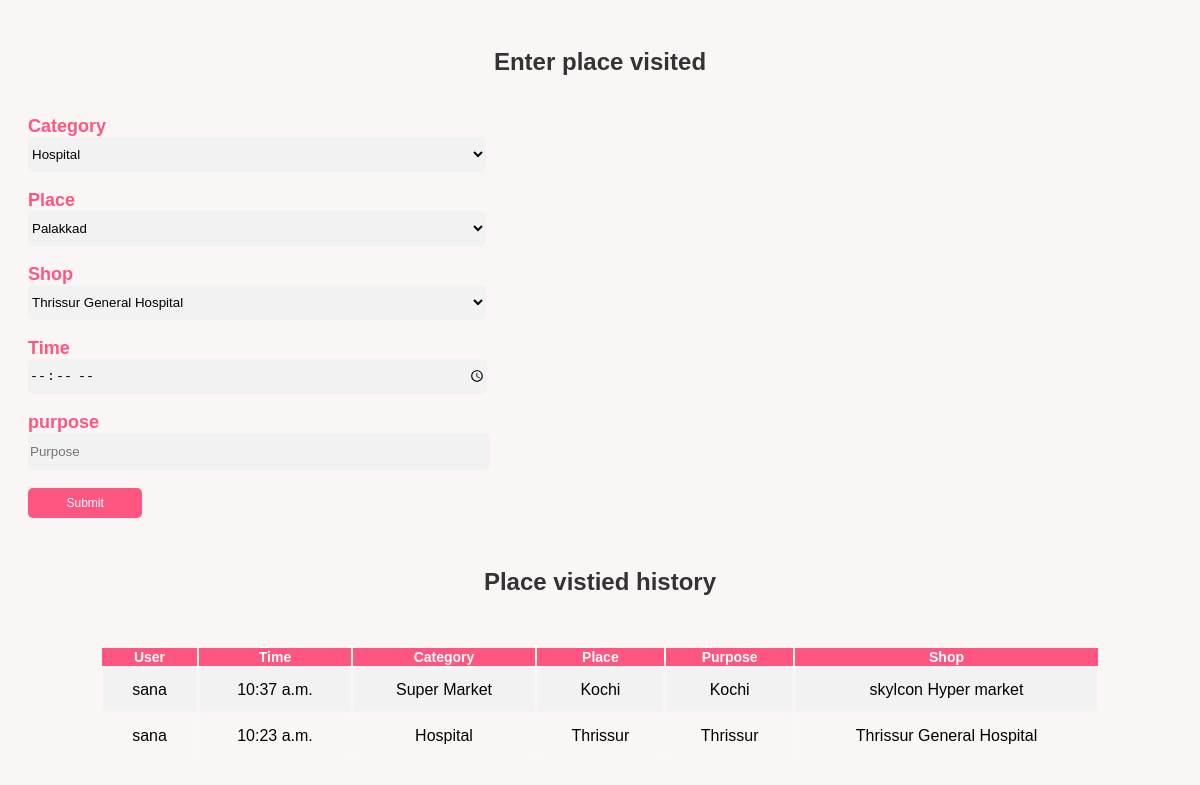
Page /locationapp/place_visit/ (signed in) on the committed database.
### locationapp/models.py (models this page shows, shortened)
class Place_visited(models.Model):
    user = models.ForeignKey(CustomUser,on_delete=models.CASCADE, null=True)
    time = models.TimeField()
    purpose  = models.CharField(max_length=100)
    category = models.ForeignKey(CategoryDb,on_delete=models.CASCADE, null=True)
    place = models.ForeignKey(PlaceDb,on_delete=models.CASCADE, null=True)
    shop = models.ForeignKey(ShopDb, on_delete=models.CASCADE,null=True)

class CustomUser(AbstractUser):
    phone = models.IntegerField(null=True)

class CategoryDb(models.Model):
    categoryname = models.CharField(max_length=100)
    def __str__(self):
        return self.categoryname

class PlaceDb(models.Model):
    place_name = models.CharField(max_length=100)
    def __str__(self):
        return self.place_name

class ShopDb(models.Model):
    shop_name= models.CharField(max_length=100)
    description = models.CharField(max_length=100)
    longitude = models.FloatField()
    latitude = models.FloatField()
    email = models.EmailField(max_length=100, null=True, blank=True)
    phone = models.IntegerField()
    remark = models.CharField(max_length=100)
    category_name = models.ForeignKey(CategoryDb,on_delete=models.CASCADE,null=True)
    place = models.ForeignKey(PlaceDb,on_delete=models.CASCADE, null=True)
    shopimage = models.ImageField(upload_to="images", null=True, blank=True)
    def __str__(self):
        return self.shop_name

### locationapp/views.py (the view)
# urls.py: path('place_visit/',views.place_visit, name="place_visit"),
@login_required
def place_visit(req):
    pla = PlaceDb.objects.all()
    cate = CategoryDb.objects.all()
    shop = ShopDb.objects.all()
    place_visits = Place_visited.objects.filter(user=req.user).order_by('-time')
    return render(req,"placevisited.html",{'place_visits':place_visits,'pla':pla,'cate':cate,'shop':shop})

### locationapp/templates/placevisited.html (shortened to what this page needs)
<!DOCTYPE html>
<html lang="en">
<head>
</head>
<body>
    <div class="containers">
    <h2>Enter place visited </h2>
    <form method="post" action="{% url 'visit' %}">
        <label>Category</label><br>
        <select name="cname">
            {% for i in cate %}
            <option>{{i.categoryname}}</option>
            {% endfor %}
        </select><br><br>
        <label>Place</label><br>
        <select name="pname">
            {% for i in pla %}
            <option>{{i.place_name}}</option>
            {% endfor %}
        </select><br><br>
        <label>Shop</label><br>
        <select name="sname">
            {% for i in shop %}
            <option>{{i.shop_name}}</option>
            {% endfor %}
        </select><br><br>
        <label>Time</label><br>
        <input type="time" name="time" placeholder="Time" required><br><br>
        <label>purpose</label><br>
        <input type="text" name="pur" placeholder="Purpose" required><br><br>
        <button type="submit">Submit</button>
    </form>
    </div>
    <div class="container">
    <h2>Place vistied history</h2>
<table>
    <th>User</th>
    <th>Time</th>
    <th>Category</th>
    <th>Place</th>
    <th>Purpose</th>
    <th>Shop</th>
    {% if place_visits %}
    {% for i in place_visits %}
    <tr>
    <td>{{i.user}}</td>
    <td>{{i.time}}</td>
    <td>{{i.category}}</td>
    <td>{{i.place}}</td>
    <td>{{i.purpose}}</td>
    <td>{{i.shop}}</td>
    </tr>
    {% endfor %}
    {% else %}
    <tr>
        <td colspan="7" class="no-data">No place visits recorderd yet.</td>
    </tr>
    {% endif %}
</table>
</div>
</body>
</html>

### locationapp/templates/placevisited.html (style rules this page uses)
body { font-family: Arial, Helvetica, sans-serif; background-color:rgba(248, 241, 241, 0.6); padding:20px; background-size:cover; }
.container { max-width:90%; margin:0 auto; padding:30px; border-radius:12px; }
button { background-color:#FF5581; border-radius: 5px; width:10%; height:30px; border:none; color:white; font-size: 12px; }
label { color:#FF5581; font-weight: bold; font-size: 18px; }
select,input { width:40%; height:35px; background-color: #f2f2f2; border: none; border-radius: 5px; }
h2 { text-align: center; color:#333; margin-bottom: 30px; padding-bottom: 10px; }
table { width:100%; padding:10px 15px; text-align: center; margin-top: 20px; }
th { background-color: #FF5581; font-weight: bold; color:white; font-size: 14px; }
td { padding:12px 15px; border:1px solid rgba(255,255,255,0.2); }
tr:nth-child(even) { background-color: #f2f2f2; }

### rows in the picture
Place_visited: user "sana", time "10:37 a.m.", category "Super Market", place "Kochi", purpose "Kochi", shop "skylcon Hyper market"
Place_visited: user "sana", time "10:23 a.m.", category "Hospital", place "Thrissur", purpose "Thrissur", shop "Thrissur General Hospital"

### other values in the picture
form field cname "Hospital"
form field pname "Palakkad"
form field sname "Thrissur General Hospital"
